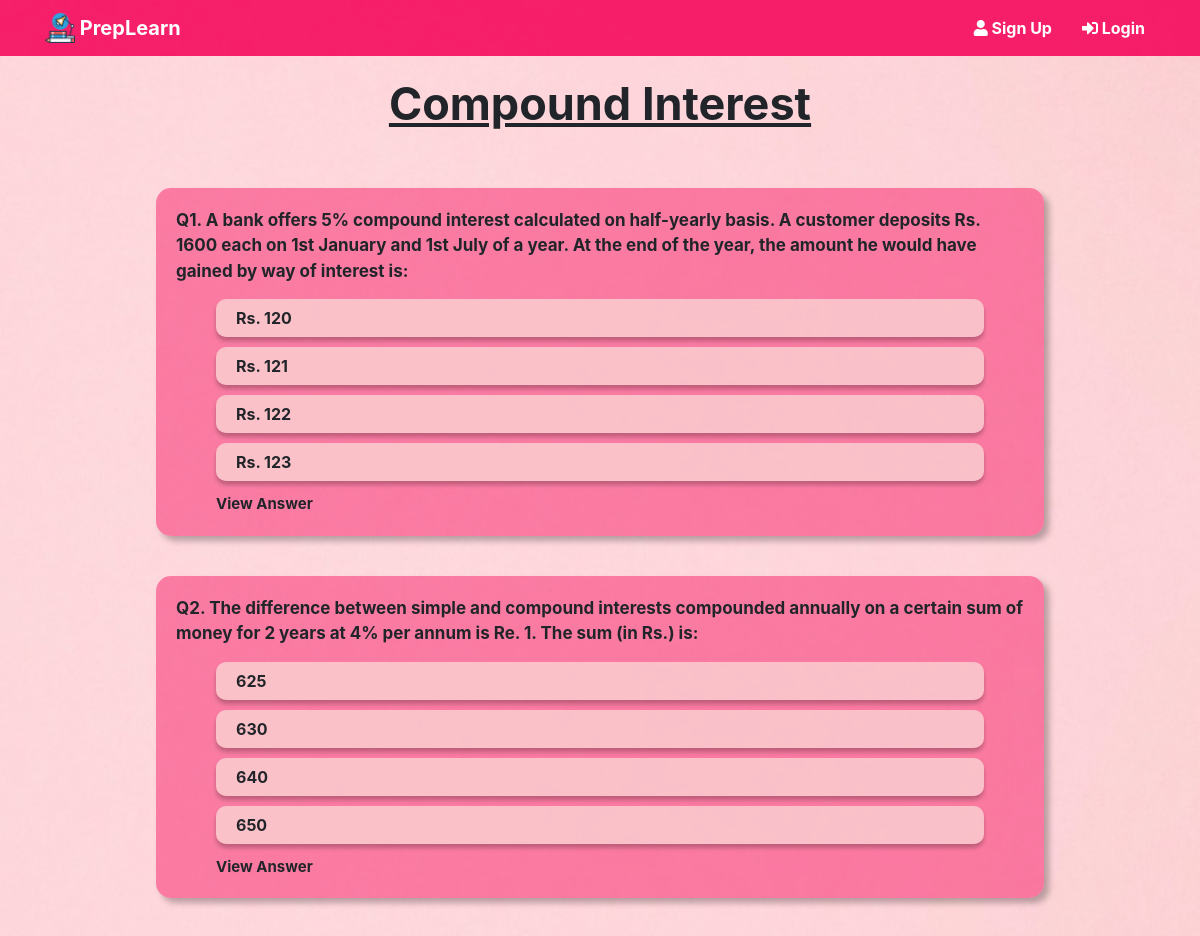
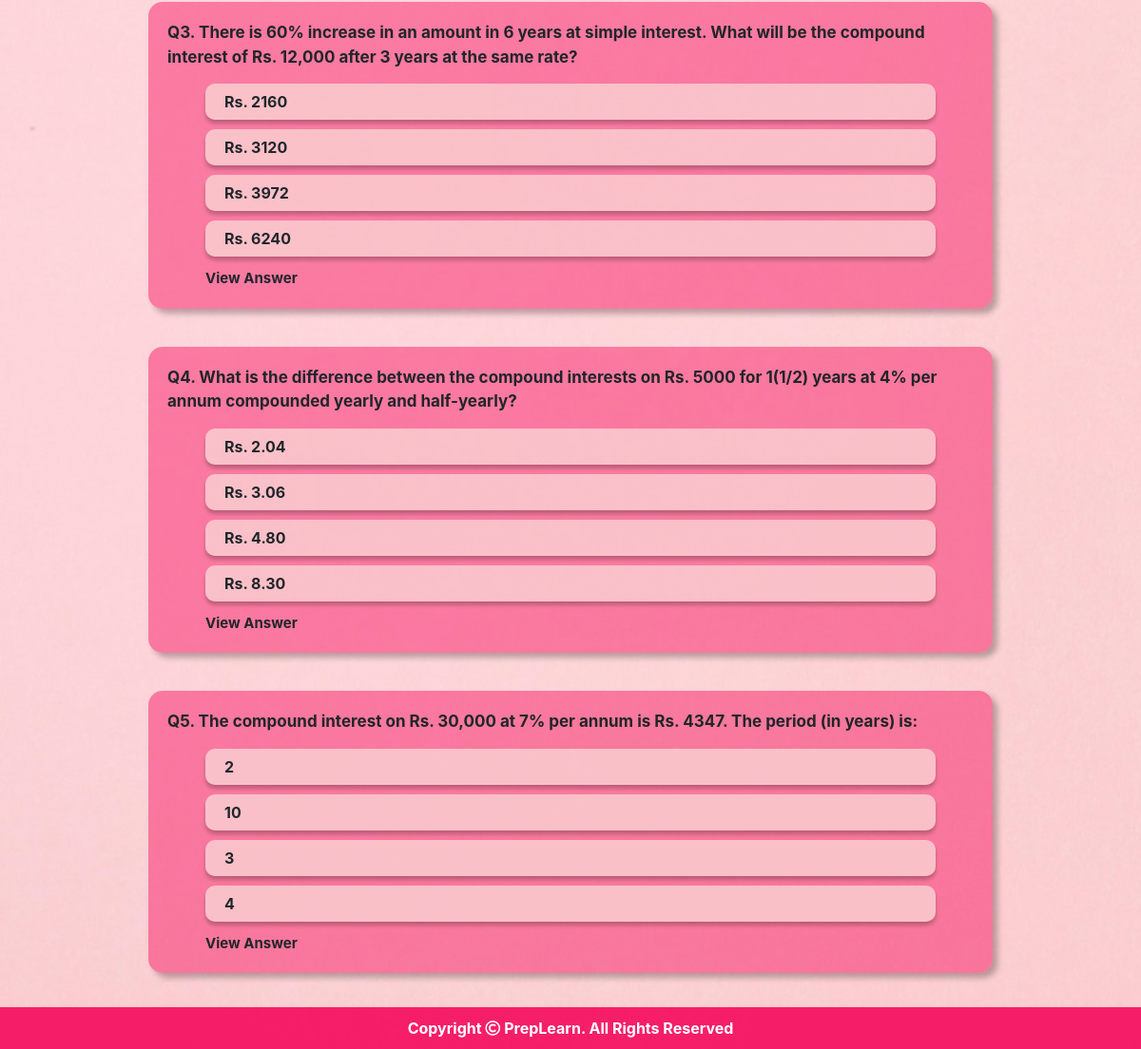
Page /practice.php?id=5 on the committed database (2 pictures, top to bottom).
### tables this page shows
CREATE TABLE `preplearn_question_sub_category` (
  `sub_category_id` int(11) NOT NULL,
  `category_id` int(11) NOT NULL,
  `sub_category_name` varchar(100) NOT NULL
);

CREATE TABLE `preplearn_questions` (
  `question_id` int(11) NOT NULL,
  `sub_category_id` int(11) NOT NULL,
  `question` varchar(2000) NOT NULL,
  `option1` varchar(1000) NOT NULL,
  `option2` varchar(1000) NOT NULL,
  `option3` varchar(1000) NOT NULL,
  `option4` varchar(1000) NOT NULL,
  `answer` int(11) NOT NULL,
  `explanation` varchar(20) NOT NULL
);

### practice.php (the view, shortened to what this page needs)
<?php
	require "php/conn.php";
    $sub_category_id = $_GET["id"];
	$sql = "SELECT * FROM preplearn_questions WHERE sub_category_id='$sub_category_id'";
	$result = $conn->query($sql);
    $count=0;
    while($row = $result->fetch_assoc()){
        $questionId[$count]=$row['question_id'];
        $question[$count]=$row["question"];
        $option1[$count]=$row["option1"];
        $option2[$count]=$row["option2"];
        $option3[$count]=$row["option3"];
        $option4[$count]=$row["option4"];
        $count++;
    }
?>
<!DOCTYPE html>
<html>
<head>
    <?php require "php/head.php"; ?>
</head>
<body>
    <?php  require "php/nav.php"; ?>
    <div class="container" style="margin-bottom: 80px;">
        <div class="indextext" style="margin-top: 70px;margin-bottom: 50px;text-align: center;">
            <?php
                $sql2 = "SELECT * FROM preplearn_question_sub_category WHERE sub_category_id='$sub_category_id'";
                $result2 = $conn->query($sql2);
                $row2 = $result2->fetch_assoc();
            ?>
            <u><?php echo $row2["sub_category_name"]; ?></u>
		</div>
        <?php
            if($count==0){
        ?>
        <div class="questionbox" style="text-align: center;font-weight: 800;font-size: xx-large;">
                COMING SOON
        </div>
        <?php
            }
            else{
			for($j=0;$j<$count;$j++){
		?>
        <div class="questionbox">
            <div class="question">
                Q<?php echo $j+1; ?>. <?php echo $question[$j]; ?>
            </div>
            <div style="margin: 15px 40px 0 40px;">
                <div class="questionoptions" onclick='answer(this,<?php echo $questionId[$j]; ?>,1)'>
                    <?php echo $option1[$j]; ?>
                </div>
                <div class="questionoptions" onclick='answer(this,<?php echo $questionId[$j]; ?>,2)'>
                    <?php echo $option2[$j]; ?>
                </div>
                <div class="questionoptions" onclick='answer(this,<?php echo $questionId[$j]; ?>,3)'>
                    <?php echo $option3[$j]; ?>
                </div>
                <div class="questionoptions" onclick='answer(this,<?php echo $questionId[$j]; ?>,4)'>
                    <?php echo $option4[$j]; ?>
                </div>
                <a href="javascript:void(0)" style="color: #212529;font-weight: bold;font-size: 15px;" onclick="view_answer(<?php echo $questionId[$j]; ?>)">View Answer</a>
            </div>
		</div>
        <?php
            }
            }
        ?>
    </div>
    <?php  require "php/footer.php"; ?>
</body>
</html>

### css/style.css (style rules this page uses)
.indextext { font-weight: 700; }
.questionbox { background-color: #f500576e; width: 80%; margin: 0 auto 40px auto; padding: 20px; border-radius: 15px; box-shadow: 5px 5px 6px 0 rgb(0 0 0 / 27%); }
.question { font-size: 17px; font-weight: 700; }
.questionoptions { font-weight: 700; padding: 7px 20px; margin-bottom: 10px; border-radius: 10px; background-color: #fbced1d6; box-shadow: 0px 4px 4px 0px rgb(0 0 0 / 24%); cursor: pointer; }
@media (min-width: 576px) { .indextext { font-size: 30px; } }
@media (min-width: 768px) { .indextext { font-size: 35px; } }
@media (min-width: 992px) { .indextext { font-size: 40px; } }
@media (min-width: 1200px) { .indextext { font-size: 45px; } }

### practice.php (style rules this page uses)
body { background: url(background/imgpractice.jpg) fixed; background-size: cover; background-color: white; }

### rows in the picture
preplearn_question_sub_category: sub_category_name "Compound Interest"
preplearn_questions: option1 "Rs. 120", answer "2"
preplearn_questions: option3 "Rs. 3972", answer "3"

### other values in the picture
$option2[$j] "Rs. 121"
$option3[$j] "Rs. 122"
$option4[$j] "Rs. 123"
$question[$j] "The difference between simple and compound interests compounded annually on a certain sum of money for 2 years at 4% per annum is Re. 1. The sum (in Rs.) is:"
$option1[$j] "625"
$option2[$j] "630"
$option3[$j] "640"
$option4[$j] "650"
$question[$j] "There is 60% increase in an amount in 6 years at simple interest. What will be the compound interest of Rs. 12,000 after 3 years at the same rate?"
$option1[$j] "Rs. 2160"
$option2[$j] "Rs. 3120"
$option4[$j] "Rs. 6240"
$question[$j] "What is the difference between the compound interests on Rs. 5000 for 1(1/2) years at 4% per annum compounded yearly and half-yearly?"
$option1[$j] "Rs. 2.04"
$option2[$j] "Rs. 3.06"
